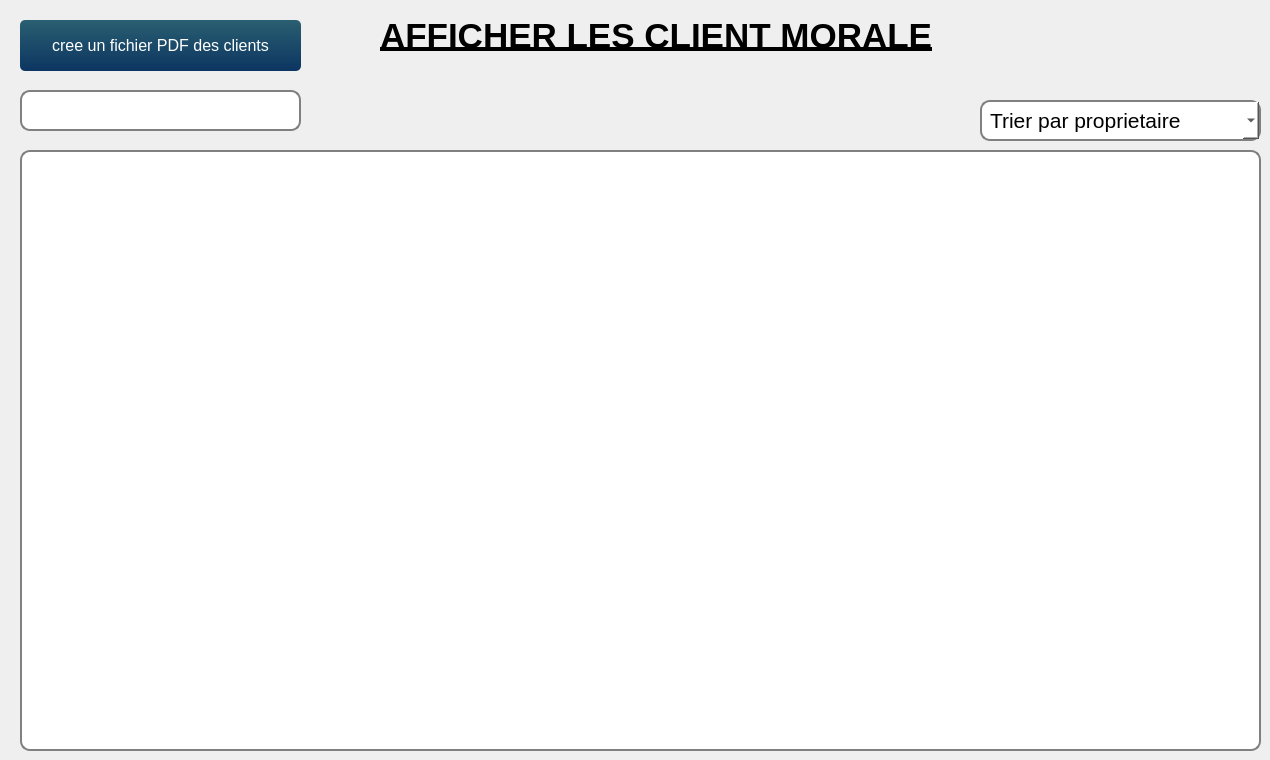
       <widget class="QWidget" name="afficher">
        <widget class="QLabel" name="label_18">
         <property name="geometry">
          <rect>
           <x>380</x>
           <y>-10</y>
           <width>681</width>
           <height>91</height>
          </rect>
         </property>
         <property name="font">
          <font>
           <family>Helvetica</family>
           <pointsize>26</pointsize>
           <weight>75</weight>
           <bold>true</bold>
           <underline>true</underline>
          </font>
         </property>
         <property name="text">
          <string>AFFICHER LES CLIENT MORALE</string>
         </property>
        </widget>
        <widget class="QLineEdit" name="lineEdit_19">
         <property name="geometry">
          <rect>
           <x>20</x>
           <y>90</y>
           <width>281</width>
           <height>41</height>
          </rect>
         </property>
         <property name="styleSheet">
          <string notr="true">background-color: rgb(255, 255, 255);

    border: 2px solid gray;
    border-radius: 10px;
    padding: 0 8px;
    selection-background-color: darkgray;</string>
         </property>
        </widget>
        <widget class="QComboBox" name="comboBox_15">
         <property name="geometry">
          <rect>
           <x>980</x>
           <y>100</y>
           <width>281</width>
           <height>41</height>
          </rect>
         </property>
         <property name="font">
          <font>
           <family>Helvetica</family>
           <pointsize>16</pointsize>
          </font>
         </property>
         <property name="layoutDirection">
          <enum>Qt::LeftToRight</enum>
         </property>
         <property name="styleSheet">
          <string notr="true">background-color: rgb(255, 255, 255);

    border: 2px solid gray;
    border-radius: 10px;
    padding: 0 8px;
    selection-background-color: darkgray;</string>
         </property>
         <property name="maxVisibleItems">
          <number>3</number>
         </property>
         <property name="insertPolicy">
          <enum>QComboBox::InsertAtTop</enum>
         </property>
         <item>
          <property name="text">
           <string>Trier par proprietaire</string>
          </property>
         </item>
         <item>
          <property name="text">
           <string>Trier par id</string>
          </property>
         </item>
         <item>
          <property name="text">
           <string>Trier par nom</string>
          </property>
         </item>
        </widget>
        <widget class="QTableView" name="tableView_5">
         <property name="geometry">
          <rect>
           <x>20</x>
           <y>150</y>
           <width>1241</width>
           <height>601</height>
          </rect>
         </property>
         <property name="font">
          <font>
           <pointsize>20</pointsize>
          </font>
         </property>
         <property name="styleSheet">
          <string notr="true">background-color: rgb(255, 255, 255);

    border: 2px solid gray;
    border-radius: 10px;
    padding: 0 8px;
    selection-background-color: darkgray;</string>
         </property>
        </widget>
        <widget class="QPushButton" name="m_afficher_3">
         <property name="geometry">
          <rect>
           <x>20</x>
           <y>20</y>
           <width>281</width>
           <height>51</height>
          </rect>
         </property>
         <property name="font">
          <font>
           <family>Helvetica</family>
           <pointsize>12</pointsize>
          </font>
         </property>
         <property name="styleSheet">
          <string notr="true">QPushButton{
	background-color: qlineargradient(spread:pad, x1:1, y1:0, x2:1, y2:1, stop:0 rgba(42, 95, 113, 255),stop:1 rgba(12, 53, 97, 255));
	color: #fff;
	border: 0px;
	border-radius: 5px;
	padding: 5px;
}

QPushButton::hover
{
	background-color: qlineargradient(spread:pad, x1:1, y1:0, x2:1, y2:1, stop:0 rgba(167, 214, 50, 255),stop:1 rgba(98, 169, 67, 255));
	color: #fff;

}
QPushButton::pressed
{
	background-color: qlineargradient(spread:pad, x1:1, y1:0, x2:1, y2:1, stop:0 rgba(147, 194, 30, 255),stop:1 rgba(78, 149, 47, 255));
	color: #fff;
	border: 0px;
	border-radius: 5px;
	padding: 5px;

}</string>
         </property>
         <property name="text">
          <string>cree un fichier PDF des clients</string>
         </property>
        </widget>
       </widget>
